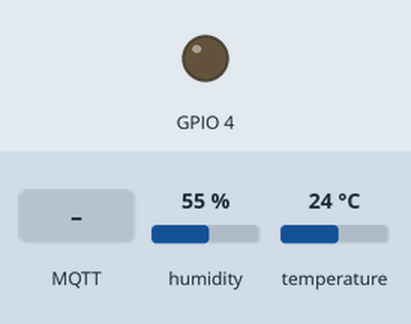
Simulated run of this sketch. Board: ESP8266 (NodeMCU). Parts: output pins drawn as LEDs (lit = HIGH). The inputs (shaded band) are chosen by the test bench; at power-on: humidity 55 %, temperature 24 °C. WiFi joins after 1.5 s; servers stay silent unless stated; no MQTT or app messages arrive unless stated; what the sketch prints to the serial monitor is not drawn.

Above: at 6.4 s.
6.5 s: MQTT message "1" arrives on the first subscribed topic
At 7.0 s:
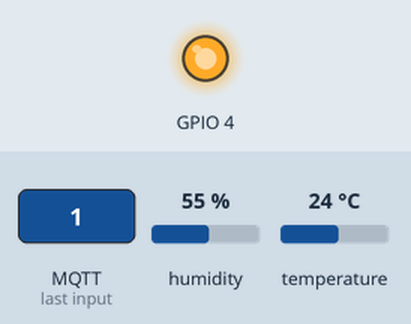
Timing chart, 0 to 9.5 s (numbered marks = the images above; inputs shaded):
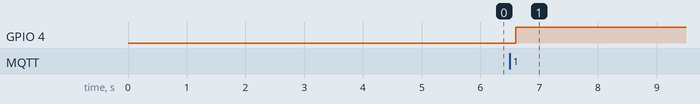

Measured:
- after the input at 6.5 s, GPIO 4: LOW → HIGH after 0.10 s

The sketch:

esp8266_mqtt.ino
```cpp
#include <ArduinoMqttClient.h>  // 引入ArduinoMqttClient库，用于实现MQTT协议(传输/接收)的通信功能
#include <ESP8266WiFi.h>        // 引入ESP8266WiFi库，用于ESP8266模块连接WiFi网络
#include <DFRobot_DHT11.h>      // 引入DFRobot_DHT11库，用于读取DHT11温湿度传感器的数据
#include <ArduinoJson.h>       // 引入ArduinoJson库，用于处理JSON格式的数据

DFRobot_DHT11 DHT;  // 创建一个DHT11对象，用于操作DHT11传感器
#define DHT11_PIN 5  // 定义DHT11传感器连接到ESP8266的D1引脚

char ssid[] = "vivo Y53s";    // 定义WiFi网络的SSID，即网络名称
char pass[] = "9876543211";    // 定义WiFi网络的密码

WiFiClient wifiClient;  // 创建一个WiFiClient对象，用于建立WiFi连接
MqttClient mqttClient(wifiClient);  // 创建一个MqttClient对象，用于建立MQTT连接，传入wifiClient对象

const char broker[]    = "a1ic4mlGik0.iot-as-mqtt.cn-shanghai.aliyuncs.com";  // 定义MQTT服务器的地址
int        port        = 1883;  // 定义MQTT服务器的端口号

const char inTopic[]   = "/sys/a1ic4mlGik0/esp8266_dev/thing/service/property/set";  // 定义接收消息的MQTT主题
const char outTopic[]  = "/sys/a1ic4mlGik0/esp8266_dev/thing/event/property/post";  // 定义发送消息的MQTT主题

const long interval = 10000;  // 定义发送消息的时间间隔，单位为毫秒
unsigned long previousMillis = 0;  // 用于记录上次发送消息的时间

int count = 0;  // 用于计数

String inputString ="";  // 用于存储接收到的MQTT消息内容

void setup() {
  // 初始化串口通信，波特率为9600
  Serial.begin(9600);
  while (!Serial) {
    ; // 等待串口连接成功
  }
  pinMode(4,OUTPUT);  // 将ESP8266的4号引脚设置为输出模式

  // 尝试连接到WiFi网络
  Serial.print("Attempting to connect to WPA SSID: ");
  Serial.println(ssid);
  while (WiFi.begin(ssid, pass) != WL_CONNECTED) {
    // 如果连接失败，等待5秒后重试
    Serial.print(".");
    delay(5000);
  }

  Serial.println("You're connected to the network");  // 连接成功后输出提示信息
  Serial.println();

  // 设置MQTT连接的客户端ID、用户名和密码
  mqttClient.setId("a1ic4mlGik0.esp8266_dev|securemode=2,signmethod=hmacsha256,timestamp=1690267863485|");
  mqttClient.setUsernamePassword("esp8266_dev&a1ic4mlGik0", "b7422044080e0f59e9e38cd408a2f1b87364133c07360510d0c7e3a17e2399bc");

  // 尝试连接到MQTT服务器
  Serial.print("Attempting to connect to the MQTT broker: ");
  Serial.println(broker);

  if (!mqttClient.connect(broker, port)) {
    // 如果连接失败，输出错误代码并进入死循环
    Serial.print("MQTT connection failed! Error code = ");
    Serial.println(mqttClient.connectError());

    while (1);
  }

  Serial.println("You're connected to the MQTT broker!");  // 连接成功后输出提示信息
  Serial.println();

  // 设置接收MQTT消息的回调函数
  mqttClient.onMessage(onMqttMessage);

  // 订阅MQTT主题
  Serial.print("Subscribing to topic: ");
  Serial.println(inTopic);
  Serial.println();

  int subscribeQos = 1;  // 设置订阅的QoS等级为1

  mqttClient.subscribe(inTopic, subscribeQos);

  // 取消订阅可以使用mqttClient.unsubscribe(inTopic);

  Serial.print("Waiting for messages on topic: ");
  Serial.println(inTopic);
  Serial.println();
}

void loop() {
  // 轮询MQTT连接，处理MQTT消息
  mqttClient.poll();

  // 获取当前时间
  unsigned long currentMillis = millis();

  // 判断是否到达发送消息的时间间隔
  if (currentMillis - previousMillis >= interval) {
    // 更新上次发送消息的时间
    previousMillis = currentMillis;

    String payload;  // 用于存储发送的JSON消息内容

    DHT.read(DHT11_PIN);  // 读取DHT11传感器的数据

    // 创建JSON对象，用于存储温湿度数据
    DynamicJsonDocument json_msg(512);
    DynamicJsonDocument json_data(512);

    json_data["temp"] = DHT.temperature;  // 将温度数据存储到json_data对象中
    json_data["humi"] = DHT.humidity;     // 将湿度数据存储到json_data对象中

    json_msg["params"] = json_data;  // 将json_data对象存储到json_msg对象的params字段中
    json_msg["version"] = "1.0.0";   // 设置版本号

    // 将JSON对象序列化为字符串
    serializeJson(json_msg,payload);

    // 输出发送消息的相关信息
    Serial.print("Sending message to topic: ");
    Serial.println(outTopic);
    Serial.println(payload);

    // 设置消息的属性
    bool retained = false;
    int qos = 1;
    bool dup = false;

    // 开始发送消息
    mqttClient.beginMessage(outTopic, payload.length(), retained, qos, dup);
    mqttClient.print(payload);
    mqttClient.endMessage();

    Serial.println();

    count++;  // 计数加1
  }
}

// 定义接收MQTT消息的回调函数
void onMqttMessage(int messageSize) {
  // 输出接收到消息的相关信息
  Serial.print("Received a message with topic '");
  Serial.print(mqttClient.messageTopic());
  Serial.print("', duplicate = ");
  Serial.print(mqttClient.messageDup() ? "true" : "false");
  Serial.print(", QoS = ");
  Serial.print(mqttClient.messageQoS());
  Serial.print(", retained = ");
  Serial.print(mqttClient.messageRetain() ? "true" : "false");
  Serial.print("', length ");
  Serial.print(messageSize);
  Serial.println(" bytes:");

  // 读取消息内容
  while (mqttClient.available()) {
    char inChar =(char)mqttClient.read();
    inputString +=inChar;
    if(inputString.length()==messageSize) {
      // 创建JSON对象，用于解析消息内容
      DynamicJsonDocument json_msg(1024);
      DynamicJsonDocument json_item(1024);
      DynamicJsonDocument json_value(1024);

      // 反序列化JSON字符串
      deserializeJson(json_msg,inputString);

      String items = json_msg["items"];  // 获取items字段的值

      deserializeJson(json_item,items);  // 反序列化items字段的值
      String led = json_item["led"];     // 获取led字段的值

      deserializeJson(json_value,led);   // 反序列化led字段的值
      bool value = json_value["value"];  // 获取value字段的值

      // 根据value字段的值控制4号引脚的电平
      if(value ==0) {
        // 关
        Serial.println("off");
        digitalWrite(4,HIGH);
      } else {
        // 开
        Serial.println("on");
        digitalWrite(4,LOW);
      }
      inputString="";  // 清空inputString变量
    }
  }
  Serial.println();
  Serial.println();
}
```
